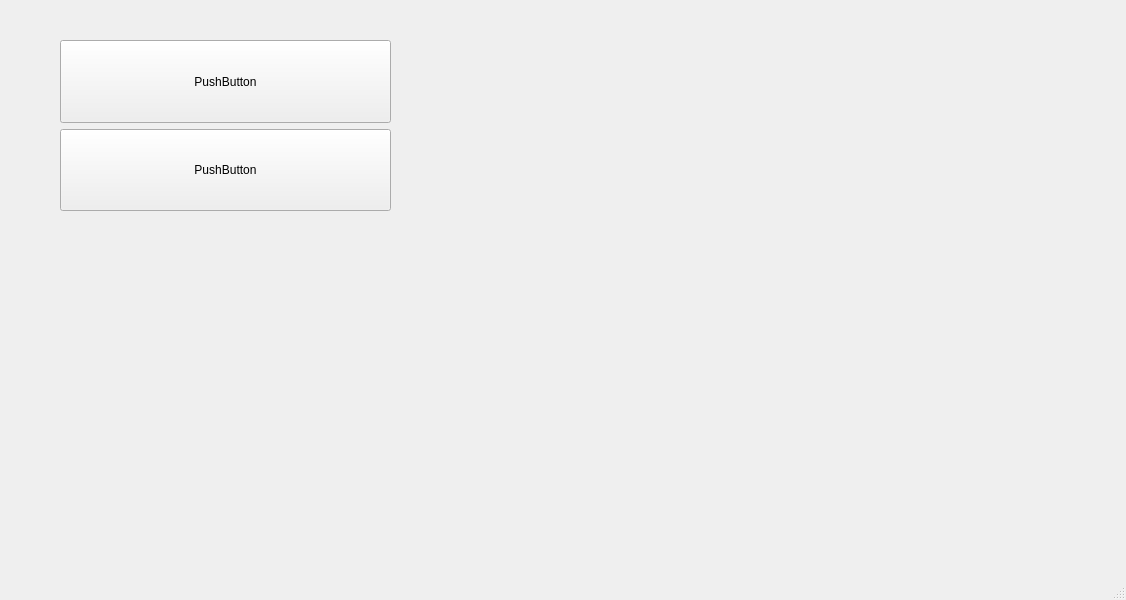
<?xml version="1.0" encoding="UTF-8"?>
<ui version="4.0">
 <class>MainWindow</class>
 <widget class="QMainWindow" name="MainWindow">
  <property name="geometry">
   <rect>
    <x>0</x>
    <y>0</y>
    <width>1126</width>
    <height>600</height>
   </rect>
  </property>
  <property name="windowTitle">
   <string>MainWindow</string>
  </property>
  <widget class="QWidget" name="centralwidget">
   <widget class="QWidget" name="verticalLayoutWidget">
    <property name="geometry">
     <rect>
      <x>60</x>
      <y>40</y>
      <width>331</width>
      <height>171</height>
     </rect>
    </property>
    <layout class="QVBoxLayout" name="verticalLayout">
     <item>
      <widget class="QPushButton" name="pushButton">
       <property name="sizePolicy">
        <sizepolicy hsizetype="Minimum" vsizetype="Ignored">
         <horstretch>0</horstretch>
         <verstretch>0</verstretch>
        </sizepolicy>
       </property>
       <property name="text">
        <string>PushButton</string>
       </property>
      </widget>
     </item>
     <item>
      <widget class="QPushButton" name="pushButton_2">
       <property name="enabled">
        <bool>true</bool>
       </property>
       <property name="sizePolicy">
        <sizepolicy hsizetype="Minimum" vsizetype="Ignored">
         <horstretch>0</horstretch>
         <verstretch>0</verstretch>
        </sizepolicy>
       </property>
       <property name="text">
        <string>PushButton</string>
       </property>
      </widget>
     </item>
    </layout>
   </widget>
  </widget>
  <widget class="QMenuBar" name="menubar">
   <property name="geometry">
    <rect>
     <x>0</x>
     <y>0</y>
     <width>1126</width>
     <height>28</height>
    </rect>
   </property>
  </widget>
  <widget class="QStatusBar" name="statusbar"/>
 </widget>
 <resources/>
 <connections/>
</ui>
